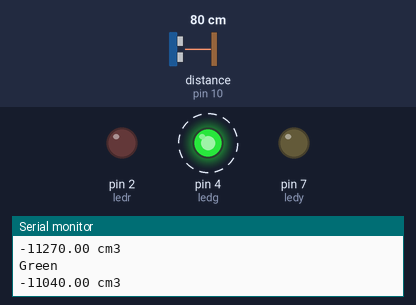
Recording of a sketch running on a simulated Arduino Uno, built with avr-gcc and run on an emulated ATmega328P. On the bench: output pins drawn as LEDs (lit = HIGH), the last lines printed to the serial monitor. Wiring (inferred from the names in the program): ultrasonic range finder: trigger pin 11; echo pin 10. Dashed ring = blinking. The test bench sets the inputs (shaded band); at power-on: distance to the obstacle (sensor on pin 10) 80 cm. The echo pulse lasts 58.3 µs per cm; pins used as bus, display or sensor lines are not drawn.

Above: at 1.5 s.
1.6 s: distance to the obstacle (sensor on pin 10) set to 14 cm
5.1 s: distance to the obstacle (sensor on pin 10) set to 11 cm
At 5.72 s:
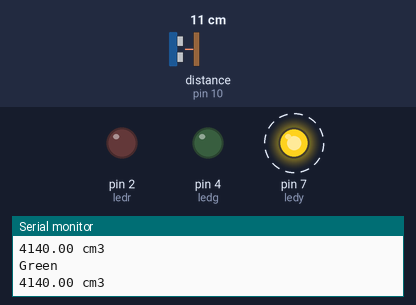
8.6 s: distance to the obstacle (sensor on pin 10) set to 8 cm
At 9.23 s:
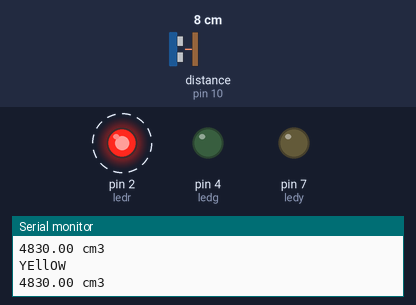
12.1 s: distance to the obstacle (sensor on pin 10) set to 18 cm
At 12.4 s:
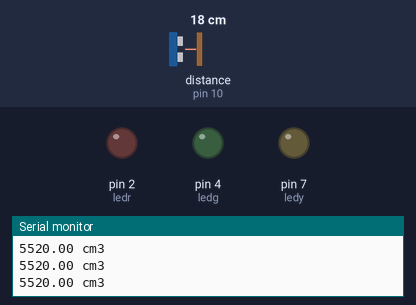
15.6 s: distance to the obstacle (sensor on pin 10) set to 2 cm
At 16.25 s:
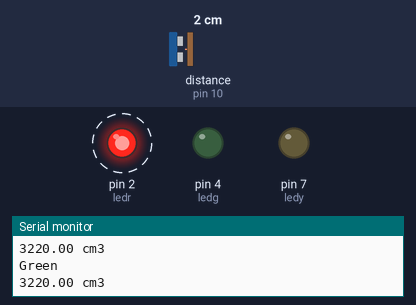
Timing chart, 0 to 20.1 s (numbered marks = the images above; inputs shaded):
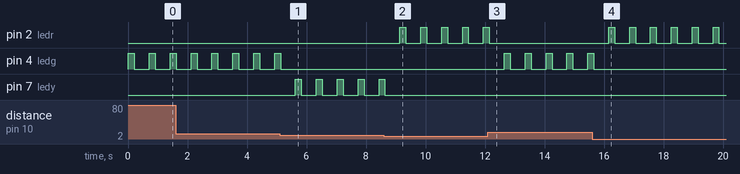

The sketch:

main.ino
```cpp
#include <Arduino.h>
float cm,duracao,mcub;

byte pinoTransmissor=11; // trig
byte pinoReceptor=10; //echo

//LED RGB
const int ledg=4;
const int ledy=7;
const int ledr=2;

void setup()
{
  // LED
  pinMode(ledr, OUTPUT);
  pinMode(ledg, OUTPUT);
  pinMode(ledy, OUTPUT);
  // Sensor
  pinMode(pinoTransmissor, OUTPUT);
  pinMode(pinoReceptor, INPUT);

  Serial.begin(9600);
}

float distancia()
{
  // apenas para limpar o pino transmissor, cortar o sinal e aguardar 5us segundos
  // (recomendado p/ melhor funcionamento)
  digitalWrite(pinoTransmissor, LOW);
  delayMicroseconds(5);
  // envio do pulso de ultrassom
  digitalWrite(pinoTransmissor, HIGH);
  // aguarda 10 microsegundos / tempo para o pulso ir e voltar para a leitura
  delayMicroseconds(10);
  // desliga o pino que envia para habiliar o pino que recebe
  digitalWrite(pinoTransmissor, LOW);
  // calcula a duracao em microsegundos do pulso para ir e voltar
  duracao = pulseIn(pinoReceptor, HIGH);
  // velocidade do som 343 m/s -> 34300 cm / 1000000 us -> 0.00343
  float calcDistancia= (duracao/2) * 0.0343; // em centímetro
  if (calcDistancia>=331){ // fora do limite do sensor
      calcDistancia=0;
    }
  float cmcub = map(calcDistancia,0,31,31,0);
  //return calcDistancia;
  return cmcub;
}


// funcoes de cores do led
void red(){
    digitalWrite(ledr,HIGH);
    delay(200);
    digitalWrite(ledr,LOW);
  }
void green(){
    digitalWrite(ledg,HIGH);
    delay(200);
    digitalWrite(ledg,LOW);
  }
void yellow(){
    digitalWrite(ledy,HIGH);
    delay(200);
    digitalWrite(ledy,LOW);
  }
void apaga(){
    digitalWrite(ledy,LOW);
    digitalWrite(ledr,LOW);
    digitalWrite(ledg,LOW);
  }

void loop()
{
  cm =  distancia();
  //Serial.println(cm);
  mcub = 20 * (cm * 11.5)  ;

  if(mcub < 4500){
    green();
    Serial.println("Green");
  }
  else if ((mcub >= 4500) && mcub <= 5250){
    yellow();
    Serial.println("YEllOW");
  }
  else if (mcub >= 5250){
    red();
    }


  // Impressão Dados
  Serial.print(mcub);
  Serial.println(" cm3");
  delay(500);
}
```

Measured:
- the behaviour switches between 13 and 12 cm on distance to the obstacle (sensor on pin 10) (found by bisection; images 0 and 1)
- the behaviour switches between 10 and 9 cm on distance to the obstacle (sensor on pin 10) (found by bisection; images 1 and 2)
- after the input at 5.1 s, pin 4 (ledg): goes on until 5.1 s, then stays LOW; pin 7 (ledy): alternates HIGH for 0.20 s and LOW for 0.50 s, starting after 0.53 s
- after the input at 8.6 s, pin 2 (ledr): alternates HIGH for 0.20 s and LOW for 0.50 s, starting after 0.54 s; pin 7 (ledy): goes on until 8.6 s, then stays LOW
- after the input at 12.1 s, pin 2 (ledr): goes on until 12.1 s, then stays LOW; pin 4 (ledg): alternates HIGH for 0.20 s and LOW for 0.50 s, starting after 0.55 s
- after the input at 15.6 s, pin 2 (ledr): alternates HIGH for 0.20 s and LOW for 0.50 s, starting after 0.56 s; pin 4 (ledg): goes on until 15.7 s, then stays LOW
- by itself, pin 4 (ledg): alternates HIGH for 0.20 s and LOW for 0.50 s
